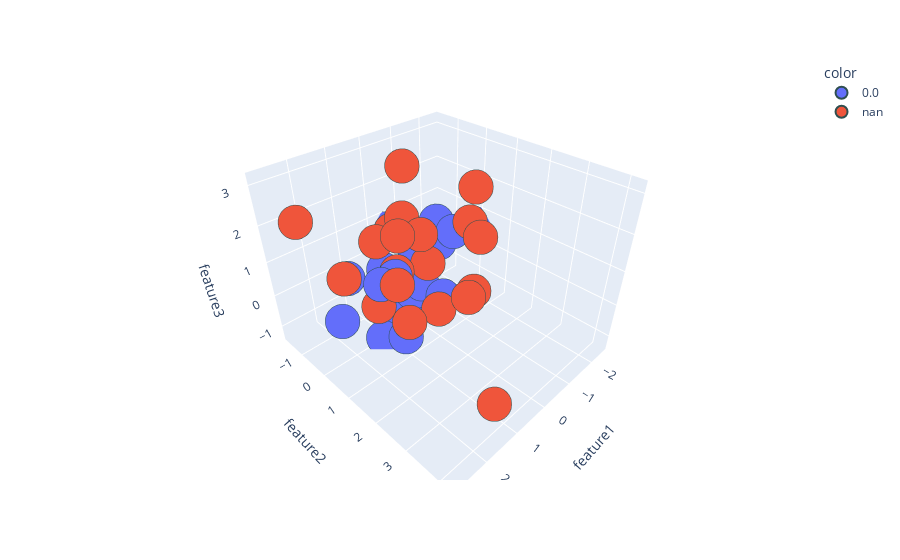

Write notebook code for a chart like this one.
### Code cell
import plotly.express as px
#y_train_trf = y_train.astype(str)
fig = px.scatter_3d(df, x=df['feature1'], y=df['feature2'], z=df['feature3'],
              color=df['target'].astype('str'))
fig.update_traces(marker=dict(size=12,
                              line=dict(width=2,
                                        color='DarkSlateGrey')),
                  selector=dict(mode='markers'))

fig.show()

### Figure 1 — Plotly figure (JSON) as saved in the notebook; plotly's stock layout.template omitted (floating-point values rounded to 4 significant figures)
{"data": [{"hovertemplate": "color=0.0<br>feature1=%{x}<br>feature2=%{y}<br>feature3=%{z}<extra></extra>", "legendgroup": "0.0", "marker": {"color": "#636efa", "line": {"color": "DarkSlateGrey", "width": 2}, "size": 12, "symbol": "circle"}, "mode": "markers", "name": "0.0", "scene": "scene", "showlegend": true, "type": "scatter3d", "x": [-0.3675, 0.4206, 1.968, -2.506, 0.3223, -0.3316, 0.667, -1.01, 0.2411, -0.04544, -0.9926, -0.4208, 0.9486, 1.415, 1.045, -1.838, 0.1901, -0.02254, 1.267, 1.772], "y": [-1.137, 0.4116, -0.5478, 0.147, 0.06034, -1.632, 0.02581, 0.4417, -0.9525, 1.041, -0.1613, -0.552, 0.7017, 0.4577, 0.5382, -0.9388, 0.5121, 0.01342, 0.1736, -0.3475], "z": [-1.322, -0.07132, -0.6794, 0.6062, -1.043, 0.6191, -0.7776, 1.129, -0.1363, -0.09403, 1.192, -0.1211, -1.051, 0.7289, 0.8121, -0.2018, 0.1315, 0.9359, -1.223, 0.6701]}, {"hovertemplate": "color=nan<br>feature1=%{x}<br>feature2=%{y}<br>feature3=%{z}<extra></extra>", "legendgroup": "nan", "marker": {"color": "#EF553B", "line": {"color": "DarkSlateGrey", "width": 2}, "size": 12, "symbol": "circle"}, "mode": "markers", "name": "nan", "scene": "scene", "showlegend": true, "type": "scatter3d", "x": [0.1771, 1.425, 2.224, -0.7233, 2.823, -1.39, 0.3849, 1.677, 1.438, 0.2907, 0.7319, -1.028, -0.7643, 2.011, 0.8989, 1.01, 1.251, 0.2046, 0.7489, 1.234], "y": [-0.5981, 1.441, 0.2304, 1.461, -0.3329, 0.6667, 1.324, 4.188, 1.1, 0.867, 0.5174, 1.131, 1.567, 1.921, 0.436, 1.438, 0.1864, -0.01154, 2.593, 0.05278], "z": [1.227, 0.1826, 1.192, -0.08537, 2.637, 1.344, -0.1032, -0.08056, 1.065, 0.9826, 2.245, 2.603, 1.549, 2.933, 0.821, 2.328, 1.704, 3.151, 1.171, -0.2616]}], "layout": {"legend": {"title": {"text": "color"}, "tracegroupgap": 0}, "margin": {"t": 60}, "scene": {"domain": {"x": [0, 1], "y": [0, 1]}, "xaxis": {"title": {"text": "feature1"}}, "yaxis": {"title": {"text": "feature2"}}, "zaxis": {"title": {"text": "feature3"}}}}}
